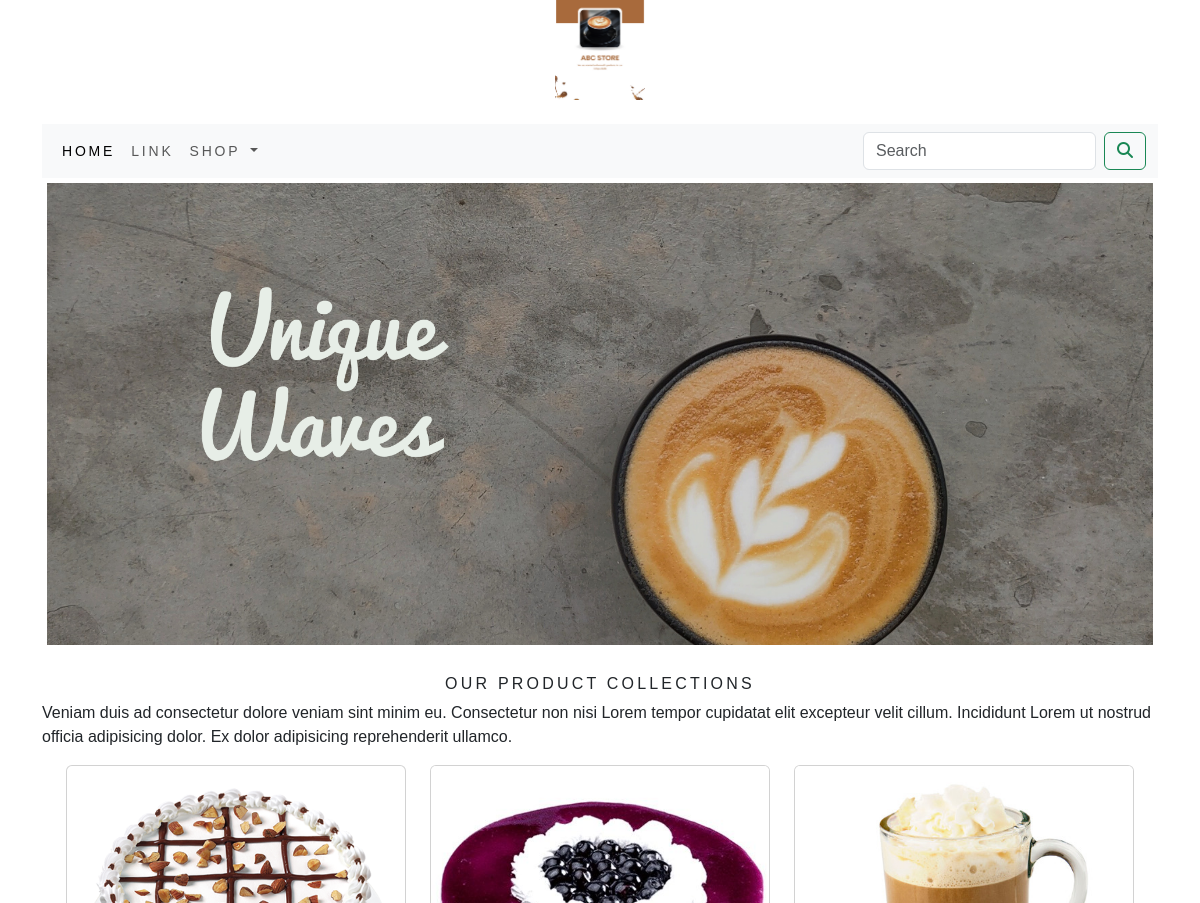
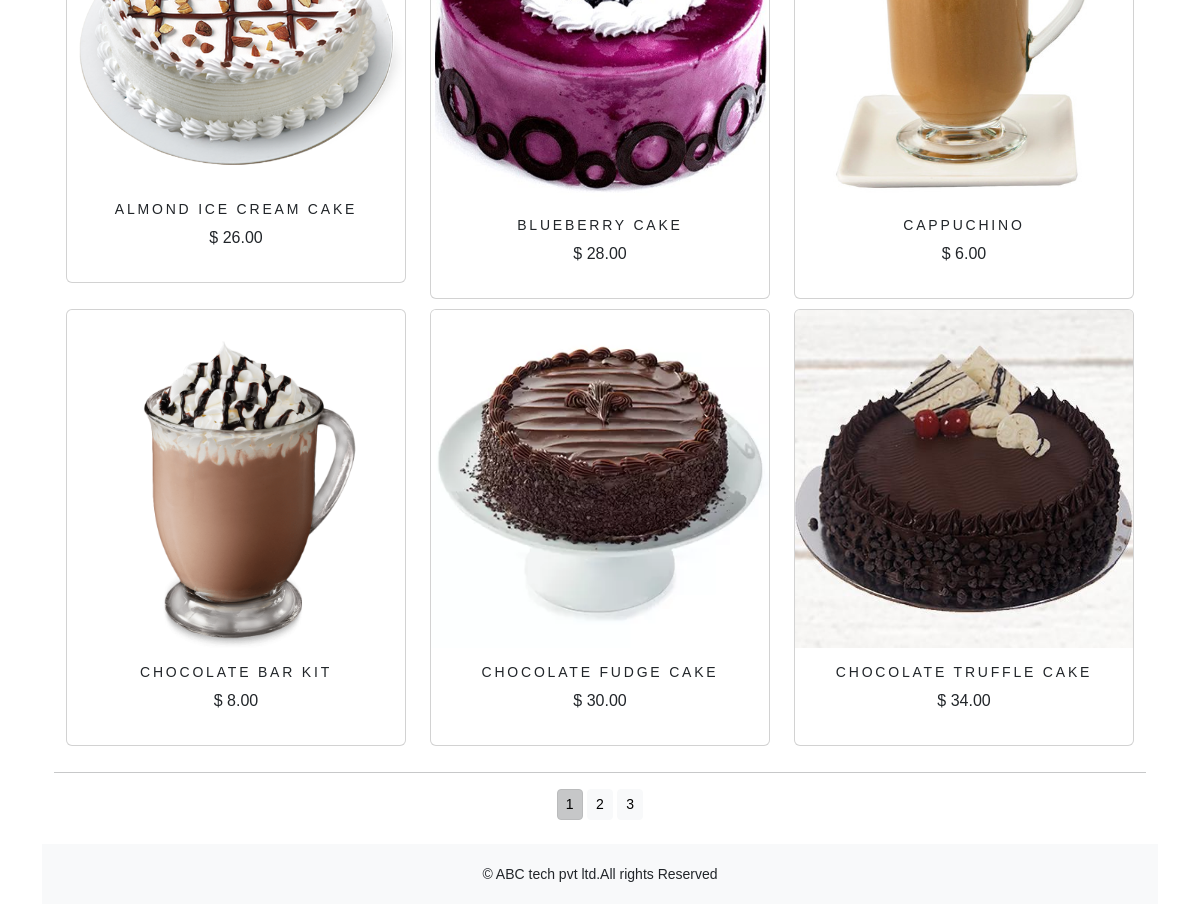
The app's page /shop/ with its own data (2 pictures, top to bottom).
### shop/models.py (models this page shows, shortened)
class Product(models.Model):
    name=models.CharField(max_length=250,unique=True)
    slug=models.SlugField(max_length=250,unique=True)
    description = models.TextField(blank=True)
    image = models.ImageField(upload_to='product', blank=True)
    price=models.DecimalField(max_digits=10,decimal_places=2)
    category=models.ForeignKey(Category,on_delete=models.CASCADE)
    stock=models.IntegerField()
    available=models.BooleanField(default=True)
    created=models.DateTimeField(auto_now_add=True)
    updated=models.DateTimeField(auto_now=True)
    class Meta:
        ordering = ('name',)
        verbose_name = 'product'
        verbose_name_plural = 'products'
    def get_url(self):
        return reverse('shop:ProDetails',args=[self.category.slug,self.slug])

### shop/views.py (the view)
# urls.py: path('',views.AllProdCat,name='AllProdCat'),
def AllProdCat(request,c_slug=None):
    c_page=None
    products_list=None
    if c_slug != None:
        c_page=get_object_or_404(Category,slug=c_slug)
        products_list=Product.objects.all().filter(category=c_page,available=True)
    else:
        products_list=Product.objects.all().filter(available=True)
    paginator=Paginator(products_list,6)
    try:
        page=int(request.GET.get('page','1'))
    except:
        page=1
    try:
        products=paginator.page(page)
    except(EmptyPage,InvalidPage):
        products=paginator.page(paginator.num_pages)
    return render(request,'category.html',{'category':c_page,'products':products})

### cart/context_processors.py (called while the page is built)
def counter(request):
    item_count=0
    if 'admin' in request.path:
        return {}
    else:
        try:
            cart=Cart.objects.filter(cart_id=_cart_id(request))
            cart_items = CartItem.objects.filter(cart=cart[:1])
            for cart_item in cart_items:
                item_count += cart_item.quantity
        except Cart.DoesNotExist:
            item_count=0
    return dict(item_count=item_count)

### cart/views.py (called while the page is built)
def _cart_id(request):
    cart=request.session.session_key
    if not cart:
        cart=request.session.create()
    return cart

### shop/context_processors.py (called while the page is built)
def menu_links(request):
    links=Category.objects.all()
    return dict(links=links)

### shop/models.py (called while the page is built)
    def get_url(self):
        return reverse('shop:products_by_category',args=[self.slug])

### template/category.html (shortened to what this page needs)
{% extends 'base.html' %}
    {% load static %}
        {% block content %}
            <div>
        <div class="mx-auto">
            {% if category %}
                <img class="my_image" src="{{category.image.url}}" alt="{{category.name}}" width="500px" height="600px">
        </div>
                <br>
                <div>
                    <h1 class="text-center my_title">{{category.name}}</h1>
                    <p class="text-justify">{{category.description}}</p>
                </div>
            {% else %}
                <div>
                     <img class="my_image my_image_padding" src="{% static 'img/banner.png' %}" width="1450px">
                </div>
                <br>
                <div>
                    <h1 class="text-center my_title">Our Product Collections</h1>
                    <p class="text-justify">Veniam duis ad consectetur dolore veniam sint minim eu. Consectetur non nisi Lorem tempor cupidatat elit excepteur velit cillum. Incididunt Lorem ut nostrud officia adipisicing dolor. Ex dolor adipisicing reprehenderit ullamco.</p>
                </div>
            {% endif %}
        <div class="container">
            <div class="row mx-auto">
                {% for product in products.object_list %}
                <div class="my_bottom_margin col-9 col-sm-12 col-md-4 xol-lg-4">
                    <div class="card text-center" style="min-width:18rem;">
                        <a href="{{product.get_url}}">
                            <img class="card-img-top my_image" src="{{product.image.url}}" alt="{{product.name}}" width="500px" height="600px">
                        </a>
                        <div class="card-body">
                            <h4>{{product.name}}</h4>
                            <p>$ {{product.price}}</p>
                        </div>
                    </div>
                </div>
                {% endfor %}
            </div>
            <div class="mx-auto">
                {% if products.paginator.num_pages >= 1 %}
                <hr>
                <div class="text-center">
                    {% for pg in products.paginator.page_range %}
                    <a href="?page={{pg}}" class="btn btn-light btn-sm {% if products.number == pg %} active {% endif %}">{{pg}}</a>
                    {% endfor %}
                </div>
                {% endif %}
            </div>
            <br>
        </div>
            {% endblock %}

### template/base.html (shortened to what this page needs)
{% load static %}
<!DOCTYPE html>
<html lang="en">
<head>
    <link href="{% static 'css/bootstrap.min.css' %}" rel="stylesheet">
    <link href="{% static 'css/custom.css' %}" rel="stylesheet">
</head>
<body>
<div class="container">
    {% include 'header.html' %}
    {% include 'nav.html' %}
    {% block content %}
    {% endblock %}
</div>
    {% include 'footer.html' %}
</body>
</html>

### template/header.html
{% load static %}
<header>
    <center>
        <img src="{% static 'img/logo.png' %}" width="90px" height="100px" alt="PICS">
    </center>
</header>
<br>

### template/nav.html (shortened to what this page needs)
{% load static %}
<nav class="navbar navbar-expand-lg bg-body-tertiary">
  <div class="container-fluid">
    <div class="collapse navbar-collapse" id="navbarSupportedContent">
      <ul class="navbar-nav me-auto mb-2 mb-lg-0">
        <li class="nav-item">
          <a class="nav-link active" aria-current="page" href="{% url 'shop:AllProdCat' %}">Home</a>
        </li>
        <li class="nav-item">
          <a class="nav-link" href="#">Link</a>
        </li>
        <li class="nav-item dropdown {% if 'shop' in request.path %} active {% endif %}">
          <a class="nav-link dropdown-toggle" href="#" role="button" data-bs-toggle="dropdown" aria-expanded="false">
            Shop
          </a>
        </li>
      </ul>
      <form class="d-flex" method="get" action="{% url 'search_app:SearchResult' %}">
        <input class="form-control me-2" type="search" name="q" placeholder="Search" aria-label="Search">
        <button class="btn btn-outline-success" type="submit"><i class="fa-solid fa-magnifying-glass"></i></button>
      </form>
    </div>
  </div>
</nav>

### template/footer.html
<div class="footer navbar-fixed-bottom my-footer">
    <p class="text-center">
        &copy; ABC tech pvt ltd.All rights Reserved
    </p>
</div>

### static/css/custom.css (style rules this page uses)
body { font-family: 'Roboto', sans-serif; }
.nav-item { letter-spacing: .2em; font-size: 14px; text-transform: uppercase; }
.my-footer p { padding-top:20px; font-size:14px; }
.my-footer { background-color:#f8f9fa; height:60px; }
.my_image { width:100%; height:auto; }
.my_title { font-size:16px; text-transform:uppercase; letter-spacing: .2em; }
.my_image_padding { padding:5px; }
.my_bottom_margin { margin-bottom:10px; }
.card-body h4 { font-size:14px; text-transform:uppercase; letter-spacing: .2em; }

### records on screen
Product: image (picture), name "ALMOND ICE CREAM CAKE", price "26.00"
Product: image (picture), name "BLUEBERRY CAKE", price "28.00"
Product: image (picture), name "CAPPUCHINO", price "6.00"
Product: image (picture), name "CHOCOLATE BAR KIT", price "8.00"
Product: image (picture), name "CHOCOLATE FUDGE CAKE", price "30.00"
Product: image (picture), name "CHOCOLATE TRUFFLE CAKE", price "34.00"

### other values on screen
{{ pg }} "1" "2" "3"
